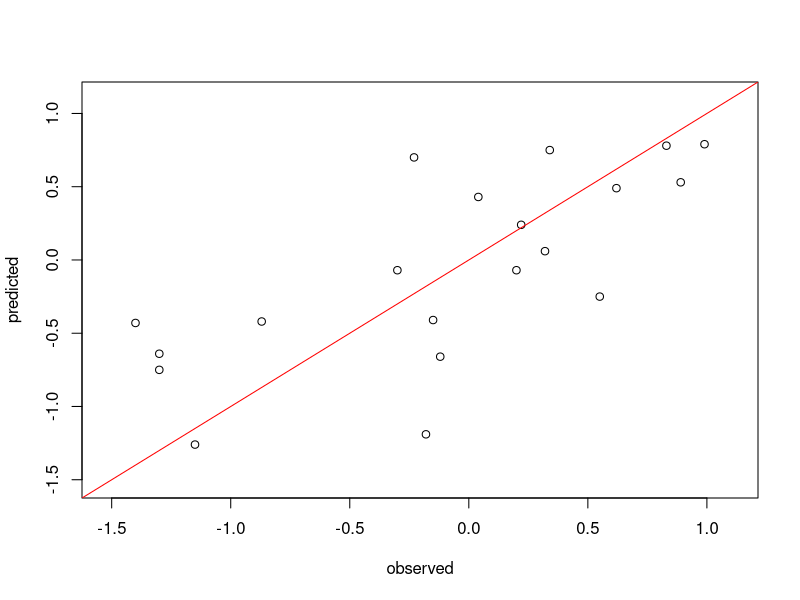
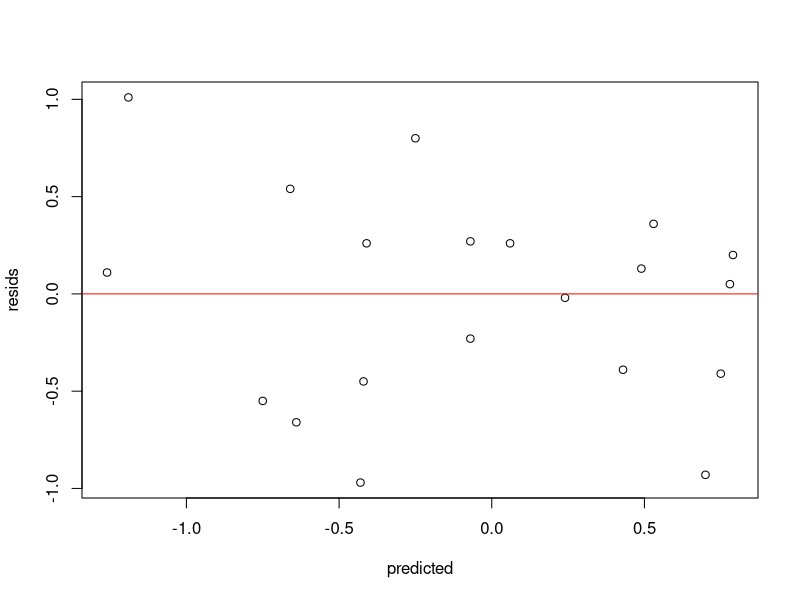

These charts were generated, in order, by the following R code:
observed <- c(0.22, 0.83, -0.12, 0.89, -0.23, -1.30, -0.15, -1.4, 
              0.62, 0.99, -0.18, 0.32, 0.34, -0.30, 0.04, -0.87, 
              0.55, -1.30, -1.15, 0.20)
predicted <- c(0.24, 0.78, -0.66, 0.53, 0.70, -0.75, -0.41, -0.43, 
               0.49, 0.79, -1.19, 0.06, 0.75, -0.07, 0.43, -0.42,
               -0.25, -0.64, -1.26, -0.07)

resids <- observed - predicted
summary(resids) #want the mean to be around 0 and the min and max to be close to 0


#observed vs predicted values
#it is a good idea to plot the values on a common scale
axisRange <- extendrange(c(observed, predicted))
plot(observed, predicted,
     ylim = axisRange,
     xlim = axisRange)
#add a 45 degree reference line 
abline(0, 1, col = 'red')

#predicted vs residuals 
plot(predicted, resids)
abline(h = 0, col = 'red')

#R2 and RMSE
library(caret)
R2(predicted, observed)
RMSE(predicted, observed)

#simple correlation 
cor(predicted, observed)

#rank correlation
cor(predicted, observed, method = 'spearman')
